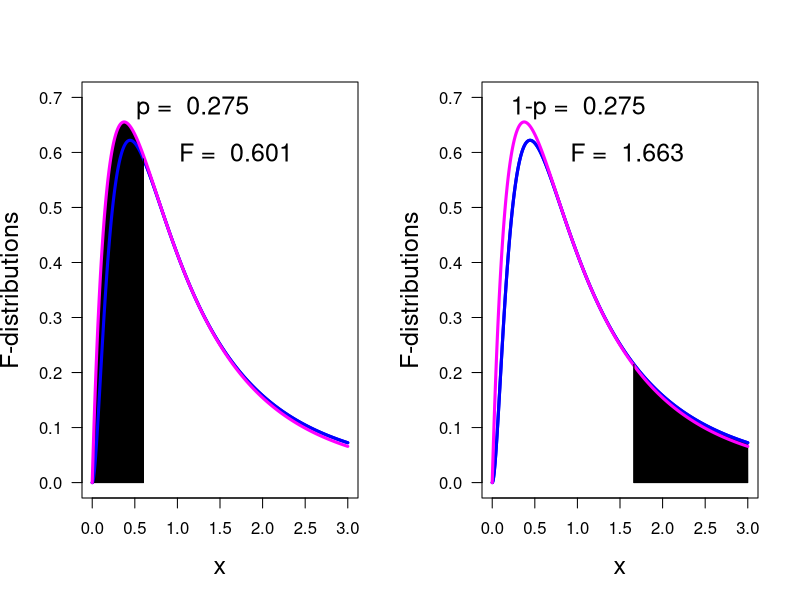

Here is the R script that generated this plot:
print('file: VarianceRatioTestExample.R')
# illustration of variance ratio test; artificial data
# (1) generate random samples from normal distributions with equal variances:
set.seed(1953) # set seed for random number generators
n1 = 7; n2 = 5  # sample sizes (small & different from each other -> differences recognizable)
x1 = round(rnorm(n1,mean=2,sd=1.5),3)
x2 = round(rnorm(n2,mean=3,sd=1.5),3)
nu1 = n1-1; nu2 = n2-1    # degrees of freedom
# (2) apply variance ratio test (F test):
out1 = var.test(x1,x2); p1 = out1$p.value; print(c(round(p1,4),'p1'))
out2 = var.test(x2,x1); p2 = out2$p.value; print(c(round(p2,4),'p2'))
alpha = 0.05
p = p1
if(p < alpha) print(c('p < alpha = ',alpha,': reject H0'))
if(p >= alpha) print(c('p >= alpha = ',alpha,': do not reject H0'))
# (3) pedestrian way:
F01 = var(x1)/var(x2)
p01 = pf(F01,df1=nu1,df2=nu2)
p21 = 2*min(p01,1-p01); print(c(round(p21,4),'p21'))
F02 = var(x2)/var(x1)
p02 = pf(F02,df1=nu2,df2=nu1) # note interchange of nu1, nu2 in degr. of freedom
p22 = 2*min(p02,1-p02); print(c(round(p21,4),'p21'))
# (4) plot F-distributions & p-values:
xp = seq(0,3,0.001); y1 = df(xp,df1=nu1,df2=nu2); y2 = df(xp,df1=nu2,df2=nu1)
xF01 = c(F01,F01); yF01 = c(0,df(F01,df1=nu1,df2=nu2))
xF02 = c(F02,F02); yF02 = c(0,df(F02,df1=nu1,df2=nu2))
# Polygons:
a1 = seq(0,F01,0.001); b1 = df(a1,df1=nu2,df2=nu1); c1 = c(a1,F01,0,0); d1 = c(b1,0,0,b1[1])
a2 = seq(F02,3,0.001); b2 = df(a2,df1=nu1,df2=nu2); c2 = c(a2,3,F02,F02); d2 = c(b2,0,0,b2[1])
sflag = 1
if (sflag == 1) {
# png('VarRatioTest170707.png',width=16,height=16,units='cm',res=300)
par(mfrow=c(1,2))
plot(xp,y1,type='l',lwd=3,col='blue',xlab='x',ylab='F-distributions',las=1,
     cex=0.4,ylim=c(0,0.7),cex.lab=1.5)
polygon(c1,d1,col='black')
lines(xp,y1,col='blue',lwd=3,lty=1)
lines(xp,y2,col='magenta',lwd=3,lty=1)
lines(xF01,yF01,col='black',lwd=1)
text(F01+0.3,df(F01,df1=nu2,df2=nu1),pos=4,col='black',
     paste('F = ',as.character(round(F01,3))),cex=1.5)
text(0.4,0.68,pos=4,col='black',
     paste('p = ',as.character(round(p01,3))),cex=1.5)
# text(F01+0.3,df(F01,df1=nu2,df2=nu1)-0.1,pos=4,col='black',
# --------------------
plot(xp,y1,type='l',lwd=3,col='blue',xlab='x',ylab='F-distributions',
     las=1,cex=0.4,ylim=c(0,0.7),cex.lab=1.5)
polygon(c2,d2,col='black')
lines(xp,y1,col='blue',lwd=3,lty=1)
lines(xp,y2,col='magenta',lwd=3,lty=1)
lines(xF02,yF02,col='black',lwd=1)
text(0.8,df(F01,df1=nu2,df2=nu1),pos=4,col='black',
     paste('F = ',as.character(round(F02,3))),cex=1.5)
text(0.1,0.68,pos=4,col='black',
     paste('1-p = ',as.character(round(1-p02,3))),cex=1.5)
# dev.off()
}
# -----------------------------------------------------------------------------
# Results:
# "file: VarianceRatioTestExample.R"
# "0.5497" "p1"    
# "0.5497" "p2"    
# "p >= alpha = " "0.05"  ": do not reject H0"
# "0.5497" "p21"   
# "0.5497" "p21"  
# -----------------------------------------------------------------------------
